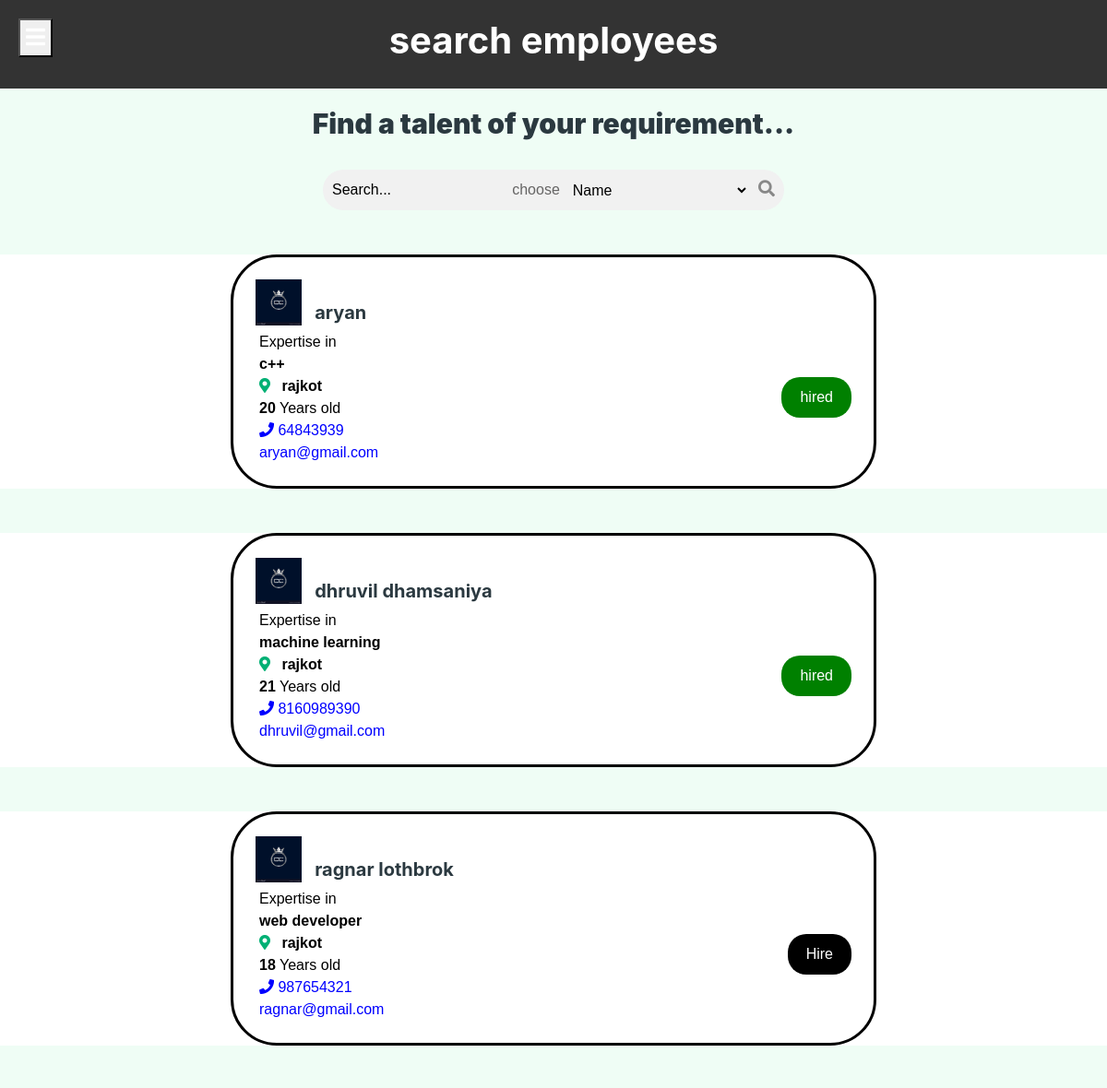
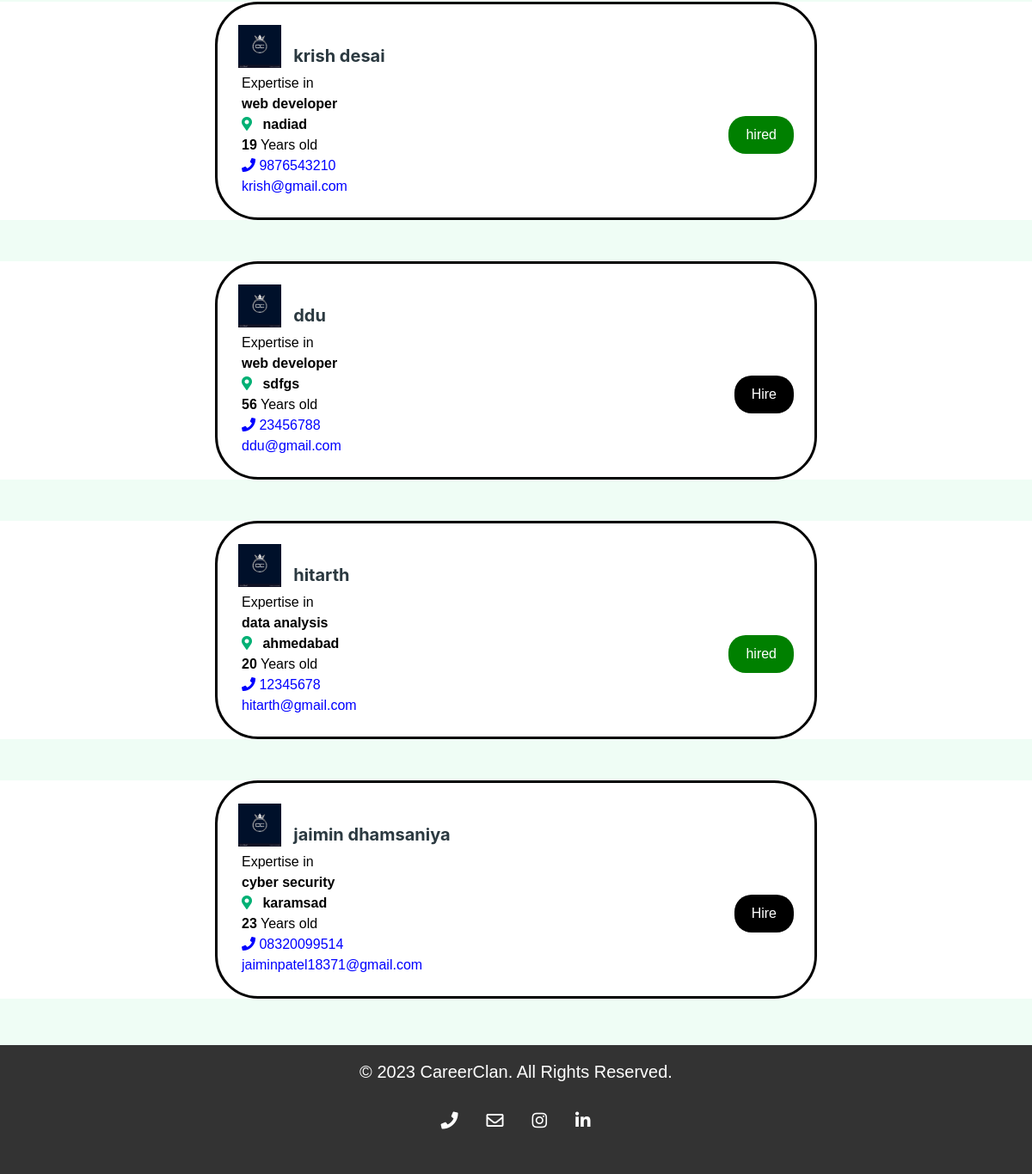
Screenshot of /company/search_employees.php (signed in) with the database file from the repository (2 pictures, top to bottom).
### tables this page shows
CREATE TABLE `employee_profile` (
  `id` int(60) NOT NULL,
  `username` varchar(60) NOT NULL,
  `name` varchar(60) NOT NULL,
  `email` varchar(30) NOT NULL,
  `city` varchar(30) NOT NULL,
  `age` int(100) NOT NULL,
  `profession` varchar(30) NOT NULL,
  `dreamcompany` varchar(60) NOT NULL,
  `expectedsalary` varchar(60) NOT NULL,
  `phone_number` varchar(60) NOT NULL
);

### include/employee_info.php (the view, shortened to what this page needs)
<div id="tab-1" class="tab-pane fade show p-0 active">
    <div class="job-item p-4 mb-4">
        <div style="float: left;">
            <img src="../images/favicon.jpg" alt="" style="width: 50px; height: 50px;">
        </div>
        <h5 class="mb-2">
            <?php echo $row['name']; ?>
        </h5>
        <div class=" d-flex align-items-center">
            <div class="text-start ps-1">
                <?php echo "Expertise in<br>" . "<b>" . $row['profession'] . "</b>"; ?>
                <br>
                <span class="text-truncate me-3"><i class="fa fa-map-marker-alt text-primary me-2"></i>
                    <?php echo "<b>" . $row['city'] . "</b>"; ?>
                </span>
                <br>
                <?php echo "<b>" . $row['age'] . "</b>" . " Years old"; ?>
                <br>
                <a style="color: blue" href="tel:<?php $row['phone_number']; ?>"><i class="fas fa-phone"></i>
                    <?php echo $row['phone_number']; ?>
                    <br>
                </a>
                <a style="color: blue" href="mailto:<?php $row['email']; ?>">
                    <?php echo $row['email']; ?>
                </a>
            </div>
            <div style="margin-left:auto; text-align: right;">
                <div class="d-flex justify-content-end">

### company/search_employees.php (shortened to what this page needs)
<!DOCTYPE html>
<html>
<head>
    <link rel="stylesheet" href="../css/dashboard.css">
    <link rel="stylesheet" href="../css/footer.css">
    <link href="https://cdnjs.cloudflare.com/ajax/libs/font-awesome/5.10.0/css/all.min.css" rel="stylesheet">
    <link href="../css/bootstrap.min.css" rel="stylesheet">
    <link href="../css/search.css" rel="stylesheet">
</head>
<body>
    <div>
        <header>
            <h1 style="color:white;"> search employees</h1>
            <button class="menu-toggle"><i class="fas fa-bars"></i></button>
        </header>
    </div>
    <h1 style="font-size:30px; text-align:center;"><b>Find a talent of your requirement...</b></h1><br>
    <div class="tab-content">
        <center>
            <form action="search_employees.php" method="post">
                <div class="search-container">
                    <div class="search-bar">
                        <input type="text" name="searche" placeholder="Search...">
                        <label for="search">choose</label><br>
                        <select name="choice">
                            <option value="name">Name</option>
                        </select>
                        <button type="submit" id="search" name="search"><i class="fas fa-search"></i></button>
                    </div>
                </div>
            </form>
        </center>
        <br><br>
        <?php
       include "../include/connectdb.php";
        $sql = "SELECT * FROM `employee_profile`";
        $result = mysqli_query($conn, $sql);
        while ($row = mysqli_fetch_assoc($result)) {
            ?>
            <?php
            include "../include/employee_info.php";
            ?>
            <?php
            if (isset($_SESSION['compname'])) {
                $companyname = $_SESSION['compname'];
                $name = $row['username'];
                $query = "SELECT *
                                    FROM `hired_you`
                                    WHERE companyname = '$companyname'
                                    AND hired = '$name'
                                    AND occupationtitle IN (SELECT occupationtitle FROM `vacancyform`
                                                            WHERE companyname = '$companyname' )";
                $done = mysqli_query($conn, $query);
                if (mysqli_num_rows($done) > 0) {
                    ?>
                    <button id="myButton-<?php echo $row['id']; ?>" class="btn hired">hired</button>
                    <?php
                } else {
                    ?>
                    <form method="POST" action="search_employees.php">
                        <button type="submit" name="hire" class="btn">Hire</button>
                    </form>
                    <?php
                }
            }
            ?>
        </div>
        </div>
        </div>
        </div>
        </div>
        <br>
      <?php } ?>
    </div>
<br><br>
</body>
</html>

### css/dashboard.css (style rules this page uses)
html { height: 100%; box-sizing: border-box; }
body { font-family: Arial, sans-serif; background-color: #f2f2f2; position: relative; margin: 0; min-height: 100%; padding-bottom: 6.74rem; box-sizing: inherit; }
header { background-color: #333; color: #fff; padding: 20px; text-align: center; margin-bottom: 20px; z-index: 100; }
h1 { margin: 0; text-align: center; font-size: 36px; font-weight: normal; }
li a { list-style-type: none; display: block; color: white; text-align: center; padding: 16px; text-decoration: none; }
.active { background-color: white; color: black; }
.menu-toggle { display: block; color: #fff; position: fixed; top: 20px; left: 20px; font-size: 24px; cursor: pointer; z-index: 1002; }
li a { display: block; color: white; text-align: center; padding: 16px; text-decoration: none; }
.job-item { border-radius: 50px; max-width: 700px; margin:auto; border: 3px solid black; background-color: white; transition: transform 0.3s ease; }

### css/footer.css (style rules this page uses)
footer { background-color:#333; color: #fff; padding: 10px; display: flex; position: absolute; align-items: center; text-align: center; justify-content: center; bottom: 0; left: 0; right: 0; height: 150px; width: 100%; }
.social-links { list-style: none; padding: 0; display: flex; justify-content: center; align-items: center; }
.social-links li { margin-right: 1px; }
.social-icon { display: inline-block; position: relative; transition: all 0.3s ease; }
.social-icon:before { content: ""; position: absolute; top: 0; left: 0; width: 100%; height: 100%; opacity: 0; background-color:gray; transition: opacity 0.3s ease; }
.social-icon i { color:white; font-size: 20px; }

### css/search.css (style rules this page uses)
.search-container { position: relative; margin: 0 auto; z-index: 1000; }
.search-bar { display: flex; align-items: center; overflow: hidden; width:500px; border-radius: 30px; background-color: #f1f1f1; }
.search-bar input, .search-bar select { flex: 1; padding: 10px; border: none; width:100%; background-color: transparent; outline: none; }
.search-bar button { padding: 10px; border: none; top: 0; right: 0; background-color: transparent; color: #888; cursor: pointer; outline: none; transition: color 0.3s ease; }
.search-bar i { font-size: 18px; }
.search-bar input[type="text"]::placeholder { color:black; }

### company/search_employees.php (style rules this page uses)
.btn { border-radius: 20px; background-color: black; color: white; padding: 10px 20px; border: none; cursor: pointer; }
.btn.hired { background-color: green; color: white; }

### rows the page displays
employee_profile: name "aryan", profession "c++", city "rajkot", age "20", phone_number "64843939", email "aryan@gmail.com"
employee_profile: name "dhruvil dhamsaniya", profession "machine learning", city "rajkot", age "21", phone_number "8160989390", email "dhruvil@gmail.com"
employee_profile: name "ragnar lothbrok", profession "web developer", city "rajkot", age "18", phone_number "987654321", email "ragnar@gmail.com"
employee_profile: name "krish desai", profession "web developer", city "nadiad", age "19", phone_number "9876543210", email "krish@gmail.com"
employee_profile: name "ddu", profession "web developer", city "sdfgs", age "56", phone_number "23456788", email "ddu@gmail.com"
employee_profile: name "hitarth", profession "data analysis", city "ahmedabad", age "20", phone_number "12345678", email "hitarth@gmail.com"
employee_profile: name "jaimin dhamsaniya", profession "cyber security", city "karamsad", age "23", phone_number "08320099514", email "jaiminpatel18371@gmail.com"
